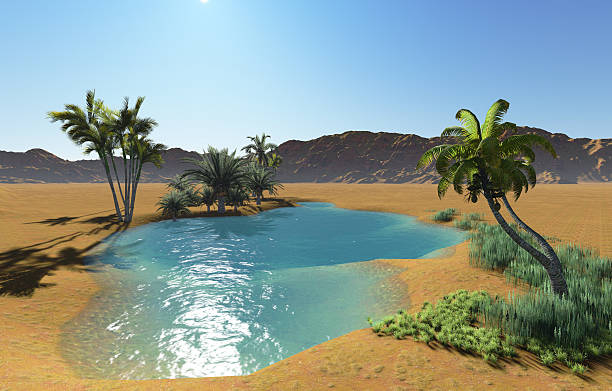
#> input picture data/oasis.jpg, 612 x 391 px
$ python ch01-example2.py
#> lines starting #> are read from the running program, lines starting #| are printed output that depends on the picture
# -*- coding: utf-8 -*-
"""
Created on Thu Mar 01 21:41:33 2018

@author: PEDRO NEL MENDOZA
"""

# Firstly, the necessary libraries and modules are imported:
from PIL import Image
from pylab import *

oasis = array(Image.open('data/oasis.jpg')) # Read image to array
#> oasis is the input picture: shape (391, 612, 3); mean R, G, B 138.5, 153.1, 145
imshow(oasis) # Plot the image

# Some points (five points)
x = [90,300,400,90,410]
y = [300,350,210,300,300]

plot(x,y,'ko') # Plot the points with black circle-markers
plot(x[:4],y[:4],'g') # Green line plot connecting the first four points (the first point and the fourth point have the same ubication)

title('Plotting: "oasis.jpg"') # Add title to the plot
axis('off')                    # Axes are removed
show()                         # Starts the figure GUI and raises the figure windows
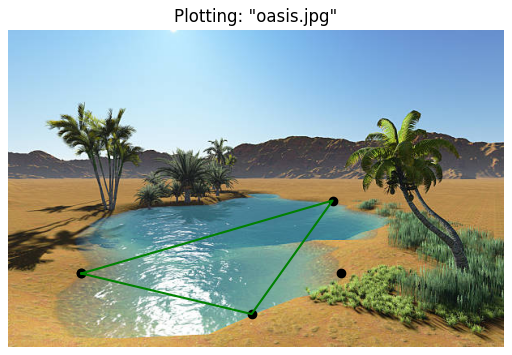
#> figure drawn by matplotlib, 1 panel

figure()                       # Create a new figure
hist(oasis.flatten(),10)       # Visualization of the image histogram with 10 bins
show()                         # Starts the figure GUI and raises the figure windows
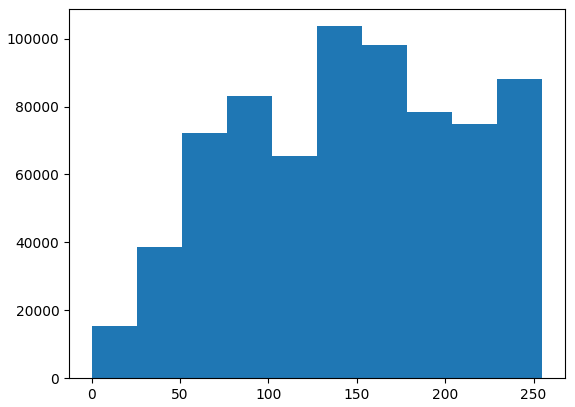
#> figure drawn by matplotlib, 1 panel; tallest bar 103658 high, from x = 127.5 to 153

figure()                       # Create a new figure
hist(oasis.flatten(),200)      # Visualization of the image histogram with 200 bins
show()                         # Starts the figure GUI and raises the figure windows
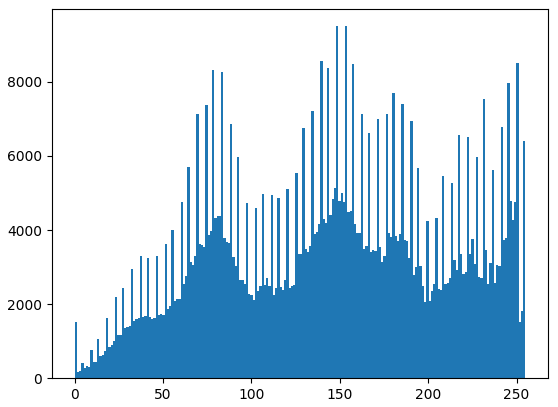
#> figure drawn by matplotlib, 1 panel; tallest bar 9501 high, from x = 147.9 to 149.2

$ run again, with data/perros.jpg copied over data/oasis.jpg
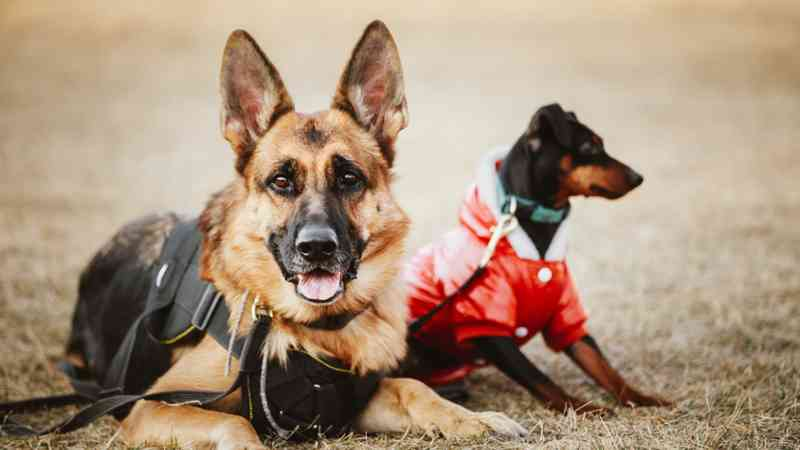
#> input picture data/perros.jpg, 800 x 450 px
#> oasis is the input picture: shape (450, 800, 3); mean R, G, B 168.3, 144.3, 122.6
#> `show()`:
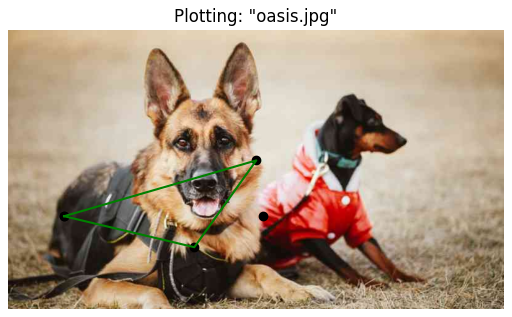
#> figure drawn by matplotlib, 1 panel
#> `show()`:
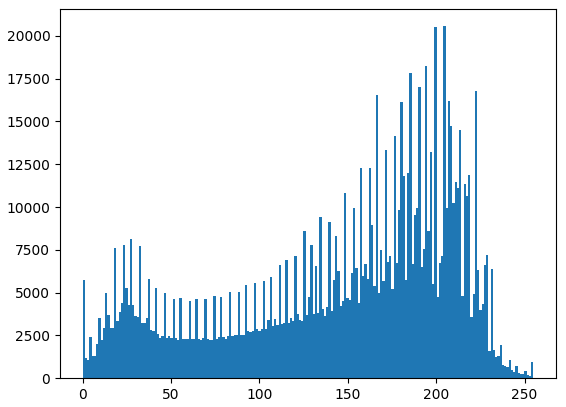
#> figure drawn by matplotlib, 1 panel; tallest bar 20561 high, from x = 204 to 205.3

$ run again, with data/torres_blancas.jpg copied over data/oasis.jpg
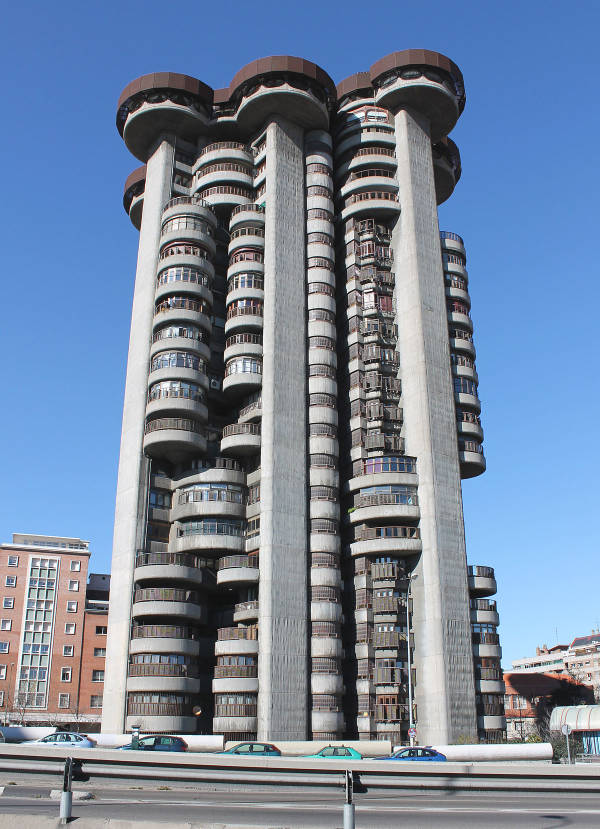
#> input picture data/torres_blancas.jpg, 1200 x 1657 px (shown at 1/2 size)
#> oasis is the input picture: shape (1657, 1200, 3); mean R, G, B 118.1, 134.9, 158.1
#> `show()`:
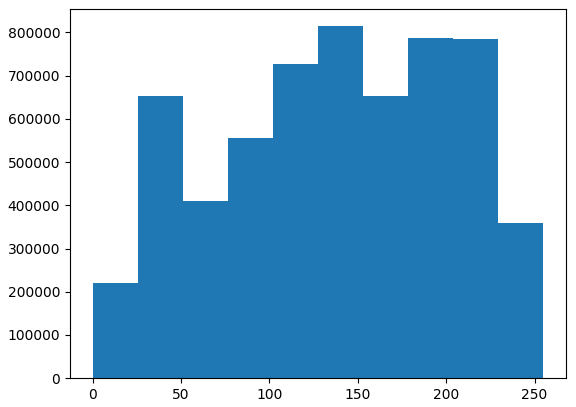
#> figure drawn by matplotlib, 1 panel; tallest bar 814575 high, from x = 127.5 to 153
#> `show()`:
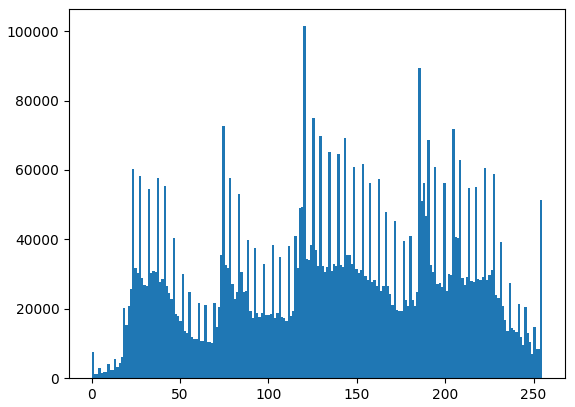
#> figure drawn by matplotlib, 1 panel; tallest bar 101413 high, from x = 119.8 to 121.1
